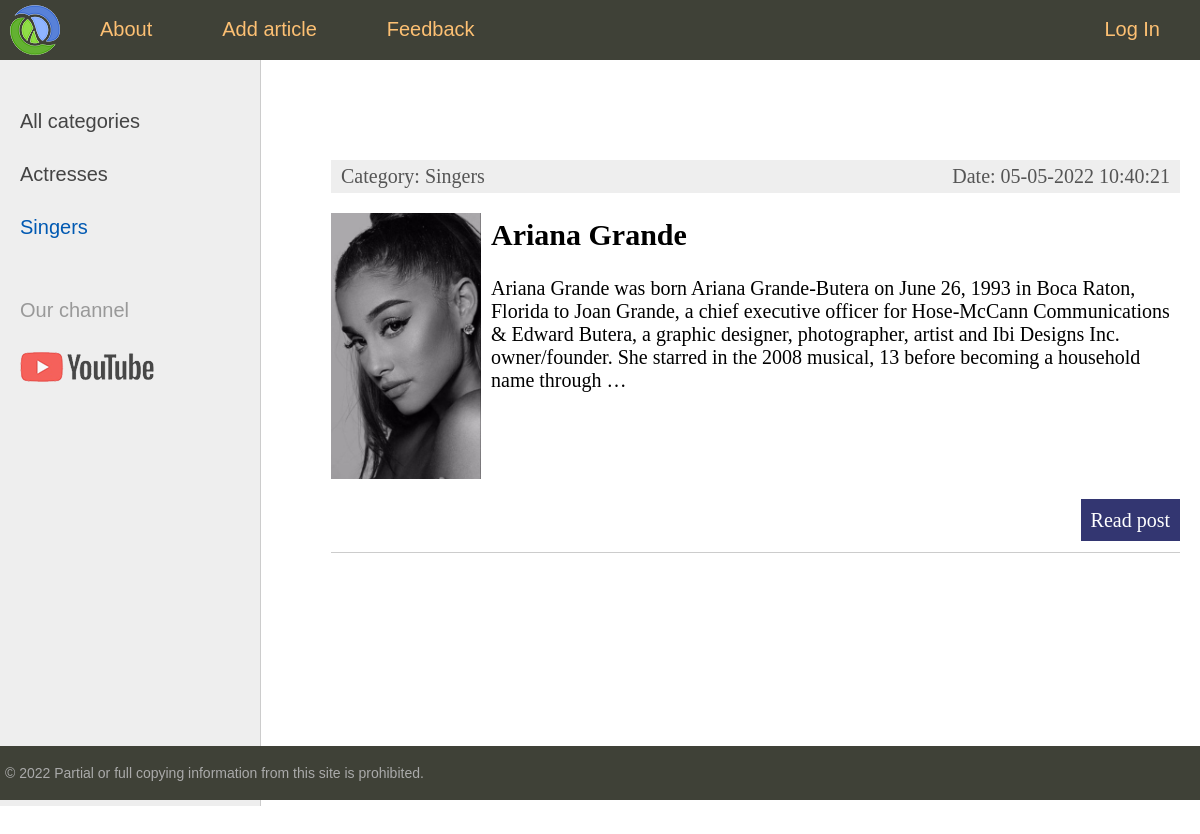
The app's page /category/2/ with its own data.
### women/models.py (models this page shows, shortened)
class Category(models.Model):
    name = models.CharField(max_length=100, db_index=True, verbose_name='Category')
    def __str__(self):
        return self.name
    def get_absolute_url(self):
        return reverse('category', kwargs={'cat_id': self.pk})
    class Meta:
        verbose_name = 'Category'
        verbose_name_plural = 'Categories'
        ordering = ['id']

class Women(models.Model):
    title = models.CharField(max_length=255)
    content = models.TextField(blank=True)
    photo = models.ImageField(upload_to="photos/%Y/%m/%d/")
    time_create = models.DateTimeField(auto_now_add=True)
    time_update = models.DateTimeField(auto_now=True)
    is_published = models.BooleanField(default=True)
    cat = models.ForeignKey('Category', on_delete=models.PROTECT, null=True)
    def get_absolute_url(self):
        return reverse('post', kwargs={'post_id': self.pk})
    class Meta:
        verbose_name = 'Famous women'
        verbose_name_plural = 'Famous women'
        ordering = ['-time_create', 'title']

### women/views.py (the view)
# urls.py: path('category/<int:cat_id>/', show_category, name='category'),
def show_category(request, cat_id):
    posts = Women.objects.filter(cat_id=cat_id)
    cats = Category.objects.all()
    if len(posts) == 0:
        raise Http404
    send_parameters = {
        'posts': posts,
        'cats': cats,
        'menu': menu,
        'title': 'Display by category',
        'cat_selected': cat_id
    }
    return render(request, 'women/index.html', context=send_parameters)

### women/templates/women/index.html (shortened to what this page needs)
{% extends 'women/base.html' %}
{% block content %}
<ul class="list-articles">
	{% for post in posts %}
			<li><div class="article-panel">
	<p class="first">Category: {{ post.cat }}</p>
	<p class="last">Date: {{ post.time_update | date:"d-m-Y H:i:s" }}</p>
</div>
{% if post.photo %}
	<p><img class="img-article-left thumb" src="{{ post.photo.url }}"></p>
{% endif %}
				<h2>{{post.title}}</h2>
	{% autoescape on %}
	{{ post.content | linebreaks | truncatewords:50 }}
	{% endautoescape %}
			<p class="link-read-post"><a href="{{ post.get_absolute_url }}">Read post</a></p>
			</li>
	{% endfor %}
</ul>
{% endblock %}

### women/templates/women/base.html (shortened to what this page needs)
{% load static %}
<!DOCTYPE html>
<html>
<head>
	<link type="text/css" href="{% static 'women/css/styles.css' %}" rel="stylesheet" />
</head>
<body>
<table class="table-page" border=0 cellpadding="0" cellspacing="0">
<tr><td valign=top>
{% block mainmenu %}
		<div class="header">
			<ul id="mainmenu" class="mainmenu">
			<li class="logo"><a href="{% url 'home' %}"><div class="logo"></div></a></li>
{% for m in menu %}
	{% if not forloop.last %}
			<li><a href="{% url m.url_name %}">{{m.title}}</a></li>
	{% else %}
			<li class="last"><a href="{% url m.url_name %}">{{m.title}}</a></li>
	{% endif %}
{% endfor %}
			</ul>
		</div>
{% endblock mainmenu %}
<table class="table-content" border=0 cellpadding="0" cellspacing="0">
<tr>
	<td valign="top" class="left-chapters">
	<ul id="leftchapters">
{% if cat_selected == 0 %}
		<li class="selected">All categories</li>
{% else %}
		<li><a href="{% url 'home' %}">All categories</a></li>
{% endif %}
{% for cat in cats %}
	{% if cat.pk == cat_selected %}
		<li class="selected">{{cat.name}}</li>
	{% else %}
		<li><a href="{{ cat.get_absolute_url }}">{{cat.name}}</a></li>
	{% endif %}
{% endfor %}
		<li class="share">
		<p>Our channel</p>
		<a class="share-yt" href="https://www.youtube.com/watch?v=dQw4w9WgXcQ&ab_channel=RickAstley" target="_blank" rel="nofollow"></a>
		</li>
	</ul>
</td>
<td valign="top" class="content">
	<div class="content-text">
{% block content %}
{% endblock %}
	</div>
</td></tr></table>
</td></tr>
<tr><td valign=top>
	<div id="footer">
		<p>&copy; 2022 Partial or full copying information from this site is prohibited.</p>
	</div>
</td></tr></table>
</body>
</html>

### women/static/women/css/styles.css (style rules this page uses)
html, body { font-family: 'Arial'; margin: 0; padding: 0; height: 100%; width: 100%; color: #444; }
a { color: #0059b2; text-decoration: none; }
img { max-width: 600px; height: auto; }
img.img-article-left { max-width: 300px; height: auto; float: left; padding: 0 10px 10px 0; }
img.img-article-left.thumb { max-width: 150px; height: auto; }
p.link-read-post { text-align: right; }
p.link-read-post a { padding: 10px; min-width: 100px; background: #333671; color: #fff; text-decoration: none; }
div.article-panel { background: #eee; padding: 5px 10px 5px 10px; box-sizing: border-box; overflow: hidden; color: #555; }
div.article-panel p.first { margin: 0; float: left; }
div.article-panel p.last { margin: 0; float: right; }
ul.list-articles { list-style: none; margin: 0; padding: 0; }
ul.list-articles li { border-bottom: 1px solid #ccc; }
.table-page { width: 100%; height: 100%; vertical-align: top; }
.table-page tr { height: 100%; }
.header { background: #3F4137; height: 60px; }
.logo { background: url('../images/logo.png') no-repeat 10px 5px; width: 70px; height: 60px; }
ul.mainmenu { list-style: none; margin: 0; padding: 0; height: 60px; color: #fdc073; font-size: 20px; overflow: hidden; }
ul.mainmenu li { float: left; margin: 18px 40px 0 30px; }
ul.mainmenu li.logo { margin: 0; }
ul.mainmenu li.last { float: right; }
ul.mainmenu li a { color: #fdc073; text-decoration: none; }
.table-content { width: 100%; min-height: 100%; height: 100%; }
.left-chapters { margin: 0; background: #eee; border-right: 1px solid #ccc; min-height: 100%; }
.left-chapters ul { width: 230px; min-height: 100%; margin: 0; padding: 20px 10px 10px 20px; list-style: none; font-size: 20px; }
.left-chapters ul li { margin: 30px 0 0 0; color: #999; }
.left-chapters ul li.selected { color: #0059b2; }
.left-chapters ul li a { color: #444; text-decoration: none; }
.left-chapters ul li.share { margin: 60px 0 0 0; }
.left-chapters ul li.share p { margin: 30px 0 30px 0; }
.left-chapters ul li.share a { display: inline-block; width: 40px; height: 40px; margin: 0 20px 0 0; }
.left-chapters ul li.share a.share-yt { width: 100%; height: 30px; background: url('../images/share_yt.png') no-repeat 0 0 }
.content { padding: 40px 20px 20px 40px; width: 100%; box-sizing: border-box; }
.content-text { margin: 60px 0 0 30px; color: #000; font-size: 20px; font-family: Yandex Sans Display Light; }
#footer { box-sizing: border-box; background: #3F4137; padding: 5px; color: #aaa; font-size: 14px; font-family: Verdana, Geneva, Arial, Helvetica; text-align: left; overflow: hidden; }

### records on screen
Category: name "Actresses"
Category: name "Singers"
Women: cat "Singers", time_update "05-05-2022 10:40:21", photo (picture), title "Ariana Grande", content "Ariana Grande was born Ariana Grande-Butera on June 26, 1993 in Boca Raton, Florida to Joan Grande, a chief executive officer for Hose-McCann Communications & Edward Butera, a graphic designer, photographer, artist and Ibi Designs Inc. owner/founder. She starred in the 2008 musical, 13 before becoming a household name through …"

### other values on screen
{{ m.title }} "About" "Add article" "Feedback"
{{ m.title }} "Log In"
